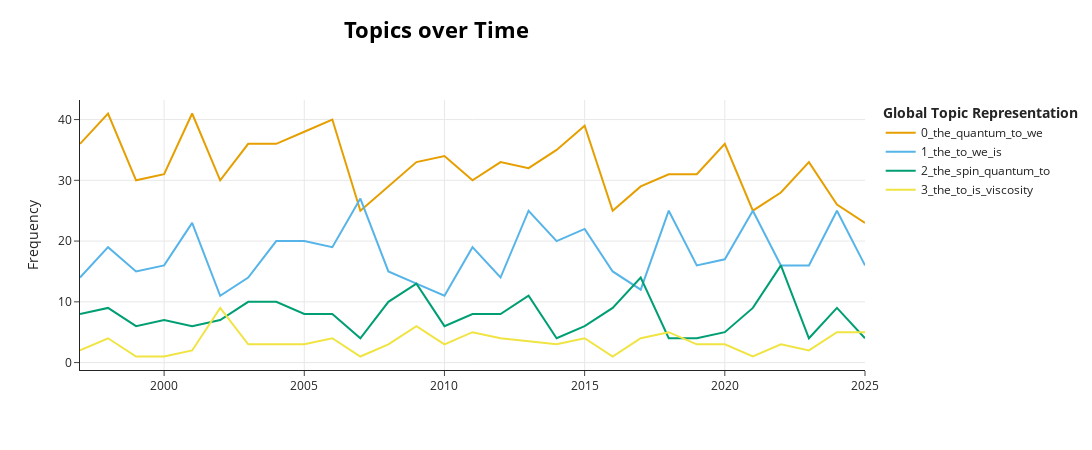

The notebook cell this image was saved under:
### Code cell
topics_over_time = topic_model.topics_over_time(docs, timestamps, global_tuning=False, evolution_tuning=False)
topic_model.visualize_topics_over_time(topics_over_time)

### Figure 1 — Plotly figure (JSON) as saved in the notebook; plotly's stock layout.template omitted (floating-point values rounded to 4 significant figures)
{"data": [{"hoverinfo": "text", "hovertext": ["<b>Topic 0</b><br>Words: the, to, for, qubit, we", "<b>Topic 0</b><br>Words: the, we, quantum, to, for", "<b>Topic 0</b><br>Words: the, to, quantum, is, an", "<b>Topic 0</b><br>Words: the, to, quantum, by, we", "<b>Topic 0</b><br>Words: the, to, we, for, states", "<b>Topic 0</b><br>Words: the, quantum, we, to, states", "<b>Topic 0</b><br>Words: the, quantum, we, for, to", "<b>Topic 0</b><br>Words: the, quantum, is, states, we", "<b>Topic 0</b><br>Words: the, quantum, for, to, state", "<b>Topic 0</b><br>Words: the, quantum, we, to, is", "<b>Topic 0</b><br>Words: the, we, to, quantum, states", "<b>Topic 0</b><br>Words: the, we, to, for, is", "<b>Topic 0</b><br>Words: the, we, quantum, this, to", "<b>Topic 0</b><br>Words: the, we, quantum, for, qubit", "<b>Topic 0</b><br>Words: the, entanglement, we, qubit, is", "<b>Topic 0</b><br>Words: the, is, quantum, to, we", "<b>Topic 0</b><br>Words: the, to, quantum, we, is", "<b>Topic 0</b><br>Words: the, to, quantum, we, is", "<b>Topic 0</b><br>Words: the, to, is, for, quantum", "<b>Topic 0</b><br>Words: the, quantum, to, we, gates", "<b>Topic 0</b><br>Words: the, to, states, is, for", "<b>Topic 0</b><br>Words: the, quantum, for, we, to", "<b>Topic 0</b><br>Words: the, we, quantum, to, is", "<b>Topic 0</b><br>Words: the, to, we, quantum, qubit", "<b>Topic 0</b><br>Words: the, quantum, is, we, to", "<b>Topic 0</b><br>Words: the, quantum, to, is, for", "<b>Topic 0</b><br>Words: the, quantum, to, we, states", "<b>Topic 0</b><br>Words: the, we, to, state, quantum", "<b>Topic 0</b><br>Words: the, quantum, to, qubit, is"], "marker": {"color": "#E69F00"}, "mode": "lines", "name": "0_the_quantum_to_we", "type": "scatter", "x": [1997, 1998, 1999, 2000, 2001, 2002, 2003, 2004, 2005, 2006, 2007, 2008, 2009, 2010, 2011, 2012, 2013, 2014, 2015, 2016, 2017, 2018, 2019, 2020, 2021, 2022, 2023, 2024, 2025], "y": [36, 41, 30, 31, 41, 30, 36, 36, 38, 40, 25, 29, 33, 34, 30, 33, 32, 35, 39, 25, 29, 31, 31, 36, 25, 28, 33, 26, 23]}, {"hoverinfo": "text", "hovertext": ["<b>Topic 1</b><br>Words: the, is, to, for, pr", "<b>Topic 1</b><br>Words: the, we, to, is, that", "<b>Topic 1</b><br>Words: the, stars, to, energy, for", "<b>Topic 1</b><br>Words: the, an, to, spin, by", "<b>Topic 1</b><br>Words: the, we, to, model, spin", "<b>Topic 1</b><br>Words: the, phases, nematic, with, are", "<b>Topic 1</b><br>Words: the, is, it, at, we", "<b>Topic 1</b><br>Words: the, to, by, with, we", "<b>Topic 1</b><br>Words: the, topological, to, thermal, we", "<b>Topic 1</b><br>Words: the, to, we, heat, energy", "<b>Topic 1</b><br>Words: the, are, with, for, topological", "<b>Topic 1</b><br>Words: the, we, to, on, surface", "<b>Topic 1</b><br>Words: the, model, formation, stars, that", "<b>Topic 1</b><br>Words: the, we, to, that, equilibrium", "<b>Topic 1</b><br>Words: the, to, spin, are, stars", "<b>Topic 1</b><br>Words: the, to, with, we, for", "<b>Topic 1</b><br>Words: the, to, we, is, with", "<b>Topic 1</b><br>Words: the, to, by, that, is", "<b>Topic 1</b><br>Words: the, to, is, we, with", "<b>Topic 1</b><br>Words: the, spin, is, galaxy, fets", "<b>Topic 1</b><br>Words: the, topological, to, term, neutrinos", "<b>Topic 1</b><br>Words: the, is, we, to, by", "<b>Topic 1</b><br>Words: the, we, ion, by, trapped", "<b>Topic 1</b><br>Words: the, nm, laser, to, as", "<b>Topic 1</b><br>Words: the, to, at, we, is", "<b>Topic 1</b><br>Words: the, by, we, for, si", "<b>Topic 1</b><br>Words: the, with, topological, which, we", "<b>Topic 1</b><br>Words: the, we, to, is, with", "<b>Topic 1</b><br>Words: the, to, is, deuterium, we"], "marker": {"color": "#56B4E9"}, "mode": "lines", "name": "1_the_to_we_is", "type": "scatter", "x": [1997, 1998, 1999, 2000, 2001, 2002, 2003, 2004, 2005, 2006, 2007, 2008, 2009, 2010, 2011, 2012, 2013, 2014, 2015, 2016, 2017, 2018, 2019, 2020, 2021, 2022, 2023, 2024, 2025], "y": [14, 19, 15, 16, 23, 11, 14, 20, 20, 19, 27, 15, 13, 11, 19, 14, 25, 20, 22, 15, 12, 25, 16, 17, 25, 16, 16, 25, 16]}, {"hoverinfo": "text", "hovertext": ["<b>Topic 2</b><br>Words: spin, the, electron, nuclear, were", "<b>Topic 2</b><br>Words: the, spin, quantum, nuclear, silicon", "<b>Topic 2</b><br>Words: the, spin, tunneling, we, silicon", "<b>Topic 2</b><br>Words: the, donor, concentration, spin, to", "<b>Topic 2</b><br>Words: the, spin, hole, dot, quantum", "<b>Topic 2</b><br>Words: the, dots, spin, quantum, we", "<b>Topic 2</b><br>Words: spin, the, diamond, electron, silicon", "<b>Topic 2</b><br>Words: the, spin, defects, vacancy, sic", "<b>Topic 2</b><br>Words: the, nv, vacancy, to, dfs", "<b>Topic 2</b><br>Words: the, spin, nuclear, as, si", "<b>Topic 2</b><br>Words: electrons, dots, vacancy, optical, the", "<b>Topic 2</b><br>Words: spin, the, quantum, two, we", "<b>Topic 2</b><br>Words: the, spin, quantum, we, electron", "<b>Topic 2</b><br>Words: spin, silicon, the, electric, diamond", "<b>Topic 2</b><br>Words: the, spin, dex, hole, quantum", "<b>Topic 2</b><br>Words: the, spin, we, zeeman, magnetic", "<b>Topic 2</b><br>Words: the, spin, quantum, dots, silicon", "<b>Topic 2</b><br>Words: the, nuclear, hyperfine, magnetic, electron", "<b>Topic 2</b><br>Words: silicon, si, the, tqd, spin", "<b>Topic 2</b><br>Words: spin, donor, si, the, silicon", "<b>Topic 2</b><br>Words: spin, the, quantum, for, nv", "<b>Topic 2</b><br>Words: dots, dot, the, quantum, resonance", "<b>Topic 2</b><br>Words: spin, the, that, single, carbide", "<b>Topic 2</b><br>Words: nuclear, bang, spin, the, splitting", "<b>Topic 2</b><br>Words: spin, the, nuclear, electron, quantum", "<b>Topic 2</b><br>Words: the, spin, quantum, defects, nuclear", "<b>Topic 2</b><br>Words: nv, centers, to, spin, spins", "<b>Topic 2</b><br>Words: spins, the, quantum, spin, to", "<b>Topic 2</b><br>Words: interface, the, donor, to, spin"], "marker": {"color": "#009E73"}, "mode": "lines", "name": "2_the_spin_quantum_to", "type": "scatter", "x": [1997, 1998, 1999, 2000, 2001, 2002, 2003, 2004, 2005, 2006, 2007, 2008, 2009, 2010, 2011, 2012, 2013, 2014, 2015, 2016, 2017, 2018, 2019, 2020, 2021, 2022, 2023, 2024, 2025], "y": [8, 9, 6, 7, 6, 7, 10, 10, 8, 8, 4, 10, 13, 6, 8, 8, 11, 4, 6, 9, 14, 4, 4, 5, 9, 16, 4, 9, 4]}, {"hoverinfo": "text", "hovertext": ["<b>Topic 3</b><br>Words: segment, the, should, coordinate, slope", "<b>Topic 3</b><br>Words: should, ϵoð1, guessing, the, eve", "<b>Topic 3</b><br>Words: 4123, , , , ", "<b>Topic 3</b><br>Words: letter, our, , , ", "<b>Topic 3</b><br>Words: microchip, cnot, electrodes, this, flow", "<b>Topic 3</b><br>Words: diagonal, the, viscosity, to, ct", "<b>Topic 3</b><br>Words: colicins, host, coli, proteins, production", "<b>Topic 3</b><br>Words: 2j, cdcc, 9a, ഛ3, aware", "<b>Topic 3</b><br>Words: viscosity, accuracy, has, measurements, to", "<b>Topic 3</b><br>Words: differential, fabric, cotton, antimicrobial, equations", "<b>Topic 3</b><br>Words: citation, ref, our, to, material", "<b>Topic 3</b><br>Words: kaempferol, bkp, wronskian, solutions, step", "<b>Topic 3</b><br>Words: is, microchip, cells, the, electrodes", "<b>Topic 3</b><br>Words: viscosity, hydrogel, injectable, chitosan, phosphate", "<b>Topic 3</b><br>Words: transducer, the, emc, earthed, terminal", "<b>Topic 3</b><br>Words: pq, np, jv, _a1, stgp", "<b>Topic 3</b><br>Words: quorum, luminescence, sensing, parameters, swingle", "<b>Topic 3</b><br>Words: 00, 11, signaling, assembly, adaptive", "<b>Topic 3</b><br>Words: blade, flow, passage, endwall, visualization", "<b>Topic 3</b><br>Words: hkl, proteins, 001, cells, cytokines", "<b>Topic 3</b><br>Words: electrode, ect, electrodes, combining, flow", "<b>Topic 3</b><br>Words: quorum, luminescence, sensing, parameters, integrand", "<b>Topic 3</b><br>Words: mistakes, eq, logarithmic, corrections, found", "<b>Topic 3</b><br>Words: cells, their, viscosities, ruffling, respond", "<b>Topic 3</b><br>Words: protein, forecast, physarum, acids, amino", "<b>Topic 3</b><br>Words: abfps, fluorinated, acrylate, amphiphilic, hydrolysis", "<b>Topic 3</b><br>Words: viscosity, has, accuracy, using, to", "<b>Topic 3</b><br>Words: drop, rnas, the, controlled, system"], "marker": {"color": "#F0E442"}, "mode": "lines", "name": "3_the_to_is_viscosity", "type": "scatter", "x": [1997, 1998, 1999, 2000, 2001, 2002, 2003, 2004, 2005, 2006, 2007, 2008, 2009, 2010, 2011, 2012, 2014, 2015, 2016, 2017, 2018, 2019, 2020, 2021, 2022, 2023, 2024, 2025], "y": [2, 4, 1, 1, 2, 9, 3, 3, 3, 4, 1, 3, 6, 3, 5, 4, 3, 4, 1, 4, 5, 3, 3, 1, 3, 2, 5, 5]}], "layout": {"height": 450, "hoverlabel": {"bgcolor": "white", "font": {"family": "Rockwell", "size": 16}}, "legend": {"title": {"text": "<b>Global Topic Representation"}}, "title": {"font": {"color": "Black", "size": 22}, "text": "<b>Topics over Time</b>", "x": 0.4, "xanchor": "center", "y": 0.95, "yanchor": "top"}, "width": 1250, "xaxis": {"showgrid": true}, "yaxis": {"showgrid": true, "title": {"text": "Frequency"}}}}
